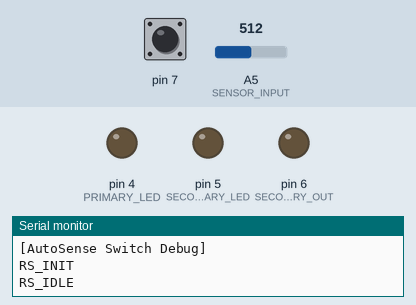
Simulated run of this sketch. Board: Arduino Uno, built with avr-gcc and run on an emulated ATmega328P. Parts: output pins drawn as LEDs (lit = HIGH), the last lines printed to the serial monitor. The test bench sets the inputs (shaded band); at power-on: A5 (SENSOR_INPUT) = 512, pin 7 HIGH.

Above: at 1.2 s.
1.3 s: A5 (SENSOR_INPUT) set to 537
2.8 s: A5 (SENSOR_INPUT) set to 570
4.3 s: pin 7 pulled LOW for 0.15 s
At 5.5 s:
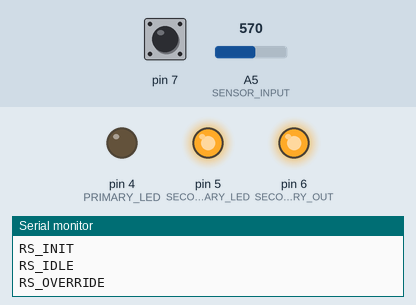
6.0 s: A5 (SENSOR_INPUT) set to 511
At 7.2 s:
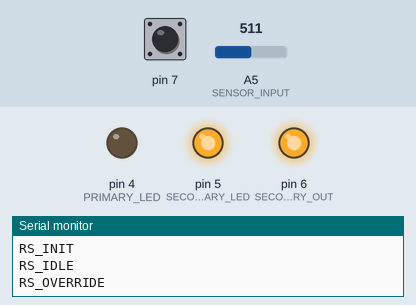
7.5 s: pin 7 pulled LOW for 1 s
At 9.0 s:
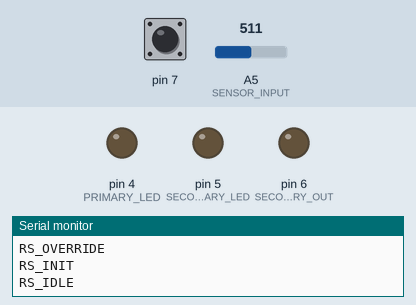
10.1 s: A5 (SENSOR_INPUT) set to 481
11.6 s: A5 (SENSOR_INPUT) set to 453
Timing chart, 0 to 14.1 s (numbered marks = the images above; inputs shaded):
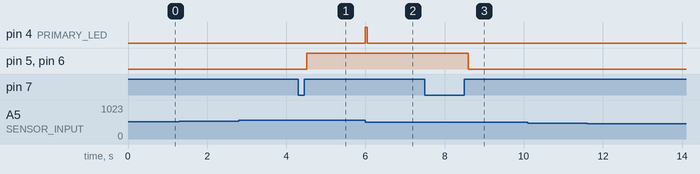

The sketch:

Smart-Switch-ACS712.ino
```cpp
/*
Current Sensing Switch Controller

Used to switch an secondary AC outlet on/off when a primary outlet has current
flowing through it.

getVpp source code and article
http://henrysbench.capnfatz.com/henrys-bench/arduino-current-measurements/acs712-arduino-ac-current-tutorial/
*/

#include <MD_KeySwitch.h>

// -------------------------------------
// Hardware definitions
const uint8_t SENSOR_INPUT = A5;
const uint8_t PRIMARY_LED = 4;
const uint8_t SECONDARY_LED = 5;
const uint8_t SECONDARY_OUT = 6;
const uint8_t OVERRIDE_SW = 7;

// Sensor calculation parameters
const uint8_t MV_PER_AMP = 185; // use 185 for 5A module; 100 for 20A; 66 for 30A
const uint8_t MIN_AMPS_DETECTED = 1;  // minimum current for detection (A)
const uint16_t SENSOR_DEADBAND = ((MIN_AMPS_DETECTED * 1000L) / MV_PER_AMP) * (5000/1024);
const uint8_t AC_FREQUENCY = 50;  // in Hz

// -------------------------------------
// Time delay definitions
const uint16_t START_DELAY = 2000;   // in milliseconds
const uint16_t END_DELAY = 5000;     // in milliseconds

// -------------------------------------
// END OF USER CONFIGURATION PARAMETERS
// -------------------------------------
#define DEBUG 1

#if DEBUG
#define PRINTS(s)   { Serial.print(F(s)); }
#define PRINT(s,v)  { Serial.print(F(s)); Serial.print(v); }
#define PRINTX(s,x) { Serial.print(F(s)); Serial.print(v, HEX); }
#else
#define PRINTS(s)
#define PRINT(s,v)
#define PRINTX(s,x)
#endif

// -------------------------------------
// Global definitions
typedef enum stateRun_e { RS_INIT, RS_IDLE, RS_OVERRIDE, RS_START_DELAY, RS_RUN, RS_END_DELAY };

uint16_t zeroCurrent;   // zero current reading
MD_KeySwitch  SW(OVERRIDE_SW);

void setup()
{
#if DEBUG
  Serial.begin(57600);
#endif
  PRINTS("\n[AutoSense Switch Debug]");

  // initialise hardware
  pinMode(SENSOR_INPUT, INPUT);
  pinMode(SECONDARY_OUT, OUTPUT);
  pinMode(PRIMARY_LED, OUTPUT);
  pinMode(SECONDARY_LED, OUTPUT);

  // initialise objects
  SW.begin();
  SW.enableDoublePress(false);
  SW.enableLongPress(false);
  SW.enableRepeat(false);

  // work out the current detection parameters
  zeroCurrent = analogRead(SENSOR_INPUT);
}

bool checkPrimary(void)
// We get a sinusoidal signal so need to detect when the signal stops changing
// over a period that would encompass 1 or 2 waveforms.
{
  const uint8_t timeSampling = 2 * (1000 / AC_FREQUENCY);
  uint32_t timeStart;
  uint16_t sampleMin = 1024;
  uint16_t sampleMax = 0;

  timeStart = millis();
  while (millis() - timeStart < timeSampling)
  {
    uint16_t value = analogRead(SENSOR_INPUT);

    if (value > sampleMax) sampleMax = value;
    if (value < sampleMin) sampleMin = value;
  }

  return((sampleMax - sampleMin) > (SENSOR_DEADBAND * 2));
}

void switchPrimary(bool state)
// Do whatever required to switch primary on
{
  digitalWrite(PRIMARY_LED, state ? HIGH : LOW);
}

void switchSecondary(bool state)
// Do whatever required to switch secondary on
{
  digitalWrite(SECONDARY_OUT, state ? HIGH : LOW);
  digitalWrite(SECONDARY_LED, state ? HIGH : LOW);
}

void loop()
{
  static stateRun_e state = RS_INIT;
  static uint32_t timeStart;

#if DEBUG
  static stateRun_e lastState = RS_IDLE; // not equal to state

  if (state != lastState)
  {
    lastState = state;
    switch (state)
    {
      case RS_INIT:        PRINTS("\nRS_INIT");         break;
      case RS_IDLE:        PRINTS("\nRS_IDLE");         break;
      case RS_OVERRIDE:    PRINTS("\nRS_OVERRIDE");     break;
      case RS_START_DELAY: PRINTS("\nRS_START_DEDLAY"); break;
      case RS_RUN:         PRINTS("\nRS_RUN");          break;
      case RS_END_DELAY:   PRINTS("\nRS_END_DELAY");    break;
      default:             PRINTS("\nRS_unknown");      break;
    }
  }
#endif

  switch (state)
  {
  case RS_INIT:   // initialise for the idle state at start of a new run
    switchPrimary(false);
    switchSecondary(false);
    state = RS_IDLE;
    break;

  case RS_IDLE:   // override switch or primary starts
    // check if the override switch has been pressed
    if (SW.read() == MD_KeySwitch::KS_PRESS)
    {
      switchSecondary(true);
      state = RS_OVERRIDE;
      break;
    }
    // has the primary started
    if (checkPrimary())
    {
      switchPrimary(true);
      timeStart = millis();
      state = RS_START_DELAY;
    }
    break;

  case RS_OVERRIDE: // wait for switch to exit this mode
    switchPrimary(checkPrimary());   // keep LED indicator synchronised
    if (SW.read() == MD_KeySwitch::KS_PRESS)
      state = (checkPrimary() ? RS_RUN : RS_INIT);
    break;

  case RS_START_DELAY:  // delay the secondary startup
    if (millis() - timeStart >= START_DELAY)
    {
      switchSecondary(true);
      state = RS_RUN;
    }
    break;

  case RS_RUN:        // run until primary stops
    if (!checkPrimary())
    {
      switchPrimary(false);
      timeStart = millis();
      state = RS_END_DELAY;
    }
    break;

  case RS_END_DELAY:  // delay the secondary end
    if (millis() - timeStart >= END_DELAY)
      state = RS_INIT;
    break;

  default:
    state = RS_INIT;
  }
}
```

Measured:
- after the input at 1.3 s, every drawn part: stays the same
- after the input at 2.8 s, every drawn part: stays the same
- after the input at 4.3 s, pin 5 (SECONDARY_LED), pin 6 (SECONDARY_OUT): LOW → HIGH after 0.22 s
- after the input at 6.0 s, pin 4 (PRIMARY_LED): LOW → HIGH at once, → LOW 0.04 s later
- after the input at 7.5 s, pin 5 (SECONDARY_LED), pin 6 (SECONDARY_OUT): HIGH → LOW after 1.1 s
- after the input at 10.1 s, every drawn part: stays the same
- after the input at 11.6 s, every drawn part: stays the same
